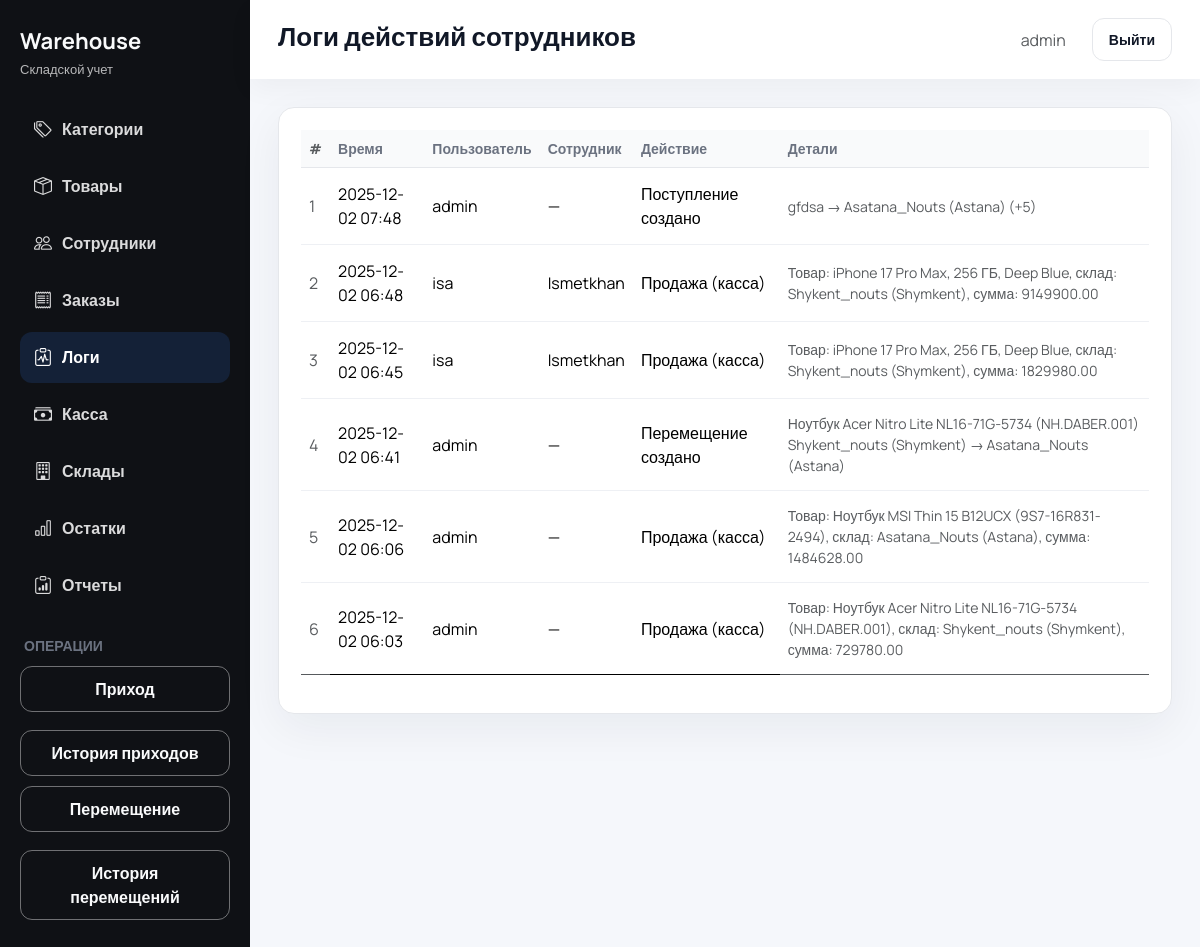
The page /logs/ (signed in) on the database as committed earlier.
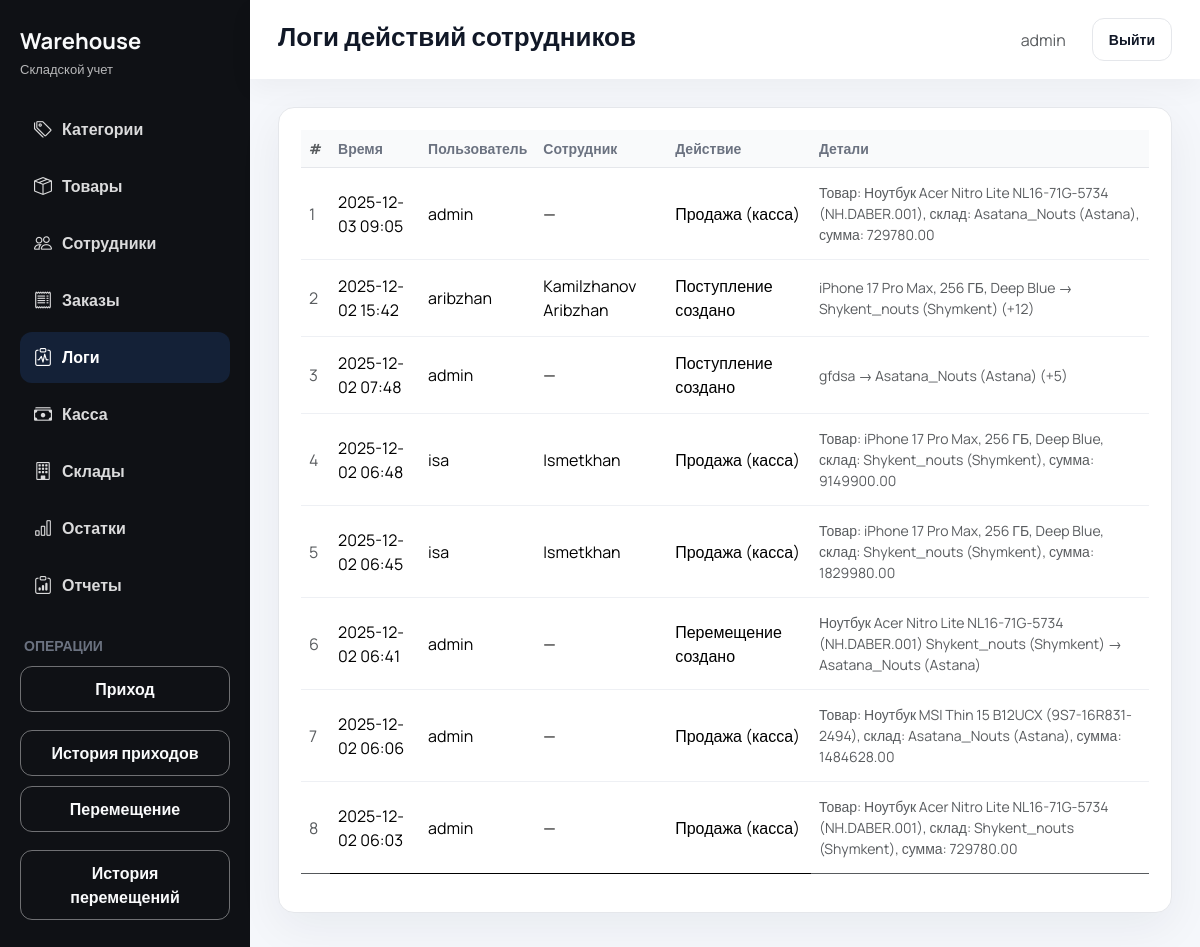
The same page on the database as committed later.
### inventory/models.py (models this page shows, shortened)
class ActivityLog(models.Model):
    user = models.ForeignKey(
        get_user_model(), null=True, blank=True, on_delete=models.SET_NULL, related_name="activity_logs"
    )
    employee = models.ForeignKey(
        "Employee", null=True, blank=True, on_delete=models.SET_NULL, related_name="activity_logs"
    )
    action = models.CharField(max_length=255)
    entity_type = models.CharField(max_length=50, blank=True)
    entity_id = models.PositiveIntegerField(null=True, blank=True)
    details = models.TextField(blank=True)
    created_at = models.DateTimeField(auto_now_add=True, db_index=True)
    class Meta:
        ordering = ("-created_at",)
        verbose_name = "Активность сотрудника"
        verbose_name_plural = "Активности сотрудников"

class Employee(models.Model):
    POSITION_CHOICES = [
        ("admin", "Админ"),
        ("storekeeper", "Кладовщик"),
        ("cashier", "Кассир"),
        ("accountant", "Бухгалтер"),
    ]
    ACTIVE = "active"
    BLOCKED = "blocked"
    STATUS_CHOICES = [
        (ACTIVE, "Активен"),
        (BLOCKED, "Заблокирован"),
    ]
    user = models.OneToOneField(
        get_user_model(),
        on_delete=models.CASCADE,
        null=True,
        blank=True,
        related_name="employee_profile",
    )
    full_name = models.CharField(max_length=255)
    position = models.CharField(max_length=50, choices=POSITION_CHOICES, default="storekeeper")
    status = models.CharField(max_length=20, choices=STATUS_CHOICES, default=ACTIVE)
    warehouse = models.ForeignKey(
        Warehouse, on_delete=models.CASCADE, related_name="employees"
    )
    access_sections = models.ManyToManyField(
        "AccessSection",
        blank=True,
        related_name="employees",
    )
    class Meta:
        ordering = ("full_name",)
        verbose_name = "Сотрудник"
        verbose_name_plural = "Сотрудники"

### inventory/views.py (the view)
# urls.py: path("logs/", views.logs_list, name="logs_list"),
def logs_list(request):
    if not request.user.is_authenticated:
        return redirect("inventory:login")
    _require_access(request.user, "logs")
    from .models import ActivityLog
    logs = ActivityLog.objects.select_related("user", "employee").order_by("-created_at")
    employee_wh = _user_warehouse(request.user)
    if employee_wh and not request.user.is_superuser:
        logs = logs.filter(employee__warehouse=employee_wh)
    return render(
        request,
        "inventory/logs_list.html",
        {"logs": logs},
    )

### inventory/context_processors.py (called while the page is built)
def accessible_sections(request) -> dict[str, set[str]]:
    slugs: Set[str] = set()
    user = getattr(request, "user", None)
    if user and user.is_authenticated:
        if user.is_superuser:
            slugs = {
                "categories",
                "products",
                "warehouses",
                "employees",
                "stocks",
                "operations",
                "reports",
                "incoming",
                "movements",
                "sales",
                "orders",
                "logs",
            }
        else:
            employee = getattr(user, "employee_profile", None)
            if employee:
                slugs = set(employee.access_sections.values_list("slug", flat=True))
    return {"accessible_sections": slugs}

### inventory/views.py (called while the page is built)
def _user_warehouse(user):
    if getattr(user, "is_superuser", False):
        return None
    employee = getattr(user, "employee_profile", None)
    return getattr(employee, "warehouse", None)

### inventory/templates/inventory/logs_list.html (shortened to what this page needs)
{% extends "inventory/base.html" %}
{% block page_title %}Логи действий сотрудников{% endblock %}
{% block content %}
<div class="card">
    <div class="card-body">
        <div class="table-responsive">
            <table class="table table-modern align-middle">
                <thead>
                <tr>
                    <th class="text-muted">#</th>
                    <th>Время</th>
                    <th>Пользователь</th>
                    <th>Сотрудник</th>
                    <th>Действие</th>
                    <th>Детали</th>
                </tr>
                </thead>
                <tbody>
                {% for log in logs %}
                    <tr>
                        <td class="text-muted">{{ forloop.counter }}</td>
                        <td>{{ log.created_at|date:"Y-m-d H:i" }}</td>
                        <td>{% if log.user %}{{ log.user.username }}{% else %}—{% endif %}</td>
                        <td>{% if log.employee %}{{ log.employee.full_name }}{% else %}—{% endif %}</td>
                        <td>{{ log.action }}</td>
                        <td class="text-muted small">{{ log.details|default:"—" }}</td>
                    </tr>
                {% empty %}
                    <tr>
                        <td colspan="6" class="text-center text-muted py-4">Логов пока нет</td>
                    </tr>
                {% endfor %}
                </tbody>
            </table>
        </div>
    </div>
 </div>
{% endblock %}

Rows that differ between the two databases and show on the page:
added ActivityLog: created_at "2025-12-03 09:05", user.username "admin", action "Продажа (касса)", details "Товар: Ноутбук Acer Nitro Lite NL16-71G-5734 (NH.DABER.001), склад: Asatana_Nouts (Astana), сумма: 729780.00"
added ActivityLog: created_at "2025-12-02 15:42", user.username "aribzhan", employee.full_name "Kamilzhanov Aribzhan", action "Поступление создано", details "iPhone 17 Pro Max, 256 ГБ, Deep Blue → Shykent_nouts (Shymkent) (+12)"
